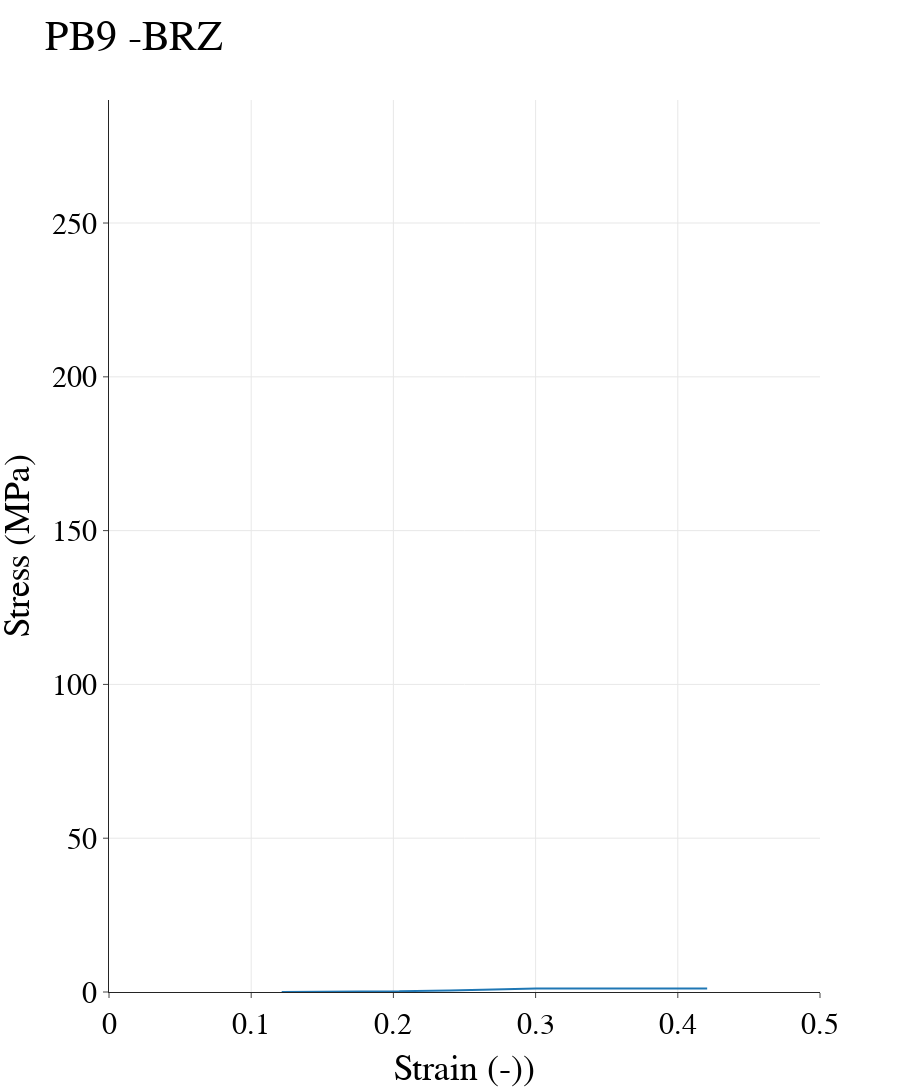

Write notebook code for a chart like this one.
### Code cell
# ### PLOTTING
# ## Plot the data
fig = go.Figure()
fig.add_trace(go.Scatter(x=strain1, y=stress1))

# fig.add_annotation(x=x, y=y,
#             text="Strain={:.4f}, Stress={:.4f}".format(x, y),
#             showarrow=True,
#             xanchor="right",
#             arrowhead=1)

# fig.add_annotation(x=x, y=0,
#             text=TensileS,
#             showarrow=False,
#             arrowhead=1)

fig.update_layout(
    yaxis=dict(range=[0, 290]),
    xaxis=dict(range=[0, 0.5]), 
    template="simple_white", autosize=False, width=900, height=1100,
    title="PB9 -BRZ",
    xaxis_title="Strain (-))",
    yaxis_title="Stress (MPa)",
    font=dict(
        family="New Times Roman",
        size=30,
        color="Black"
    ),
    legend=dict(title=None, orientation='h', y=1, yanchor="bottom", x=1, xanchor="right", font=dict(size = 16), bordercolor='black', borderwidth=1)
)

fig.update_yaxes(showgrid=True)
fig.update_xaxes(showgrid=True)

fig.show()
# plt.plot(strain1, stress1, color='black')

# ### Plot text, box, arrow and dot
# text= "x={:.4f}, y={:.4f}".format(x, y)                                                                  # Create the text for the peak

# bbox_props = dict(boxstyle="square,pad=0.3", fc="w", ec="k", lw=0.72)

# arrowprops=dict(arrowstyle="->",connectionstyle="angle,angleA=90,angleB=0")

# kw = dict(xycoords='data',textcoords="axes fraction",
#               arrowprops=arrowprops, bbox=bbox_props, ha="right", va="center")

# plt.annotate(text, xy=(x, y), xytext=(0.8,0.95), **kw)


# ## Plot the dot
# plt.plot(x, y, marker="o", markersize=4, markeredgecolor="b", markerfacecolor="b")


# plt.title('PB7_BRZ Test')
# plt.xlabel('Average LVDTs [-]')
# plt.ylabel('Load 50 [kN]')

# plt.text(0.16, 0.02, TensileS, {'color': 'C0', 'fontsize': 8})

# plt.show()

### Figure 1 — Plotly figure (JSON) as saved in the notebook; plotly's stock layout.template omitted (floating-point values rounded to 4 significant figures; data arrays with more than 128 entries replaced by an {"elided": "..."} marker saying what was removed)
{"data": [{"type": "scatter", "x": {"elided": "2261 float values"}, "y": {"elided": "2261 float values"}}], "layout": {"autosize": false, "font": {"color": "Black", "family": "New Times Roman", "size": 30}, "height": 1100, "legend": {"bordercolor": "black", "borderwidth": 1, "font": {"size": 16}, "orientation": "h", "title": {}, "x": 1, "xanchor": "right", "y": 1, "yanchor": "bottom"}, "title": {"text": "PB9 -BRZ"}, "width": 900, "xaxis": {"range": [0, 0.5], "showgrid": true, "title": {"text": "Strain (-))"}}, "yaxis": {"range": [0, 290], "showgrid": true, "title": {"text": "Stress (MPa)"}}}}
